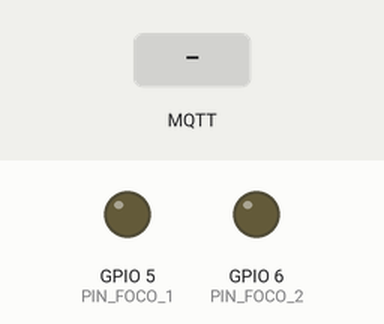
The sketch below on a simulated ESP32-S3. Shown: output pins drawn as LEDs (lit = HIGH). The test bench sets the inputs (shaded band). WiFi joins after 1.5 s; servers stay silent unless stated; no MQTT or app messages arrive unless stated; what the sketch prints to the serial monitor is not drawn.

Above: at 2.9 s.
3.0 s: MQTT message "ON" arrives on the first subscribed topic
At 4.1 s:
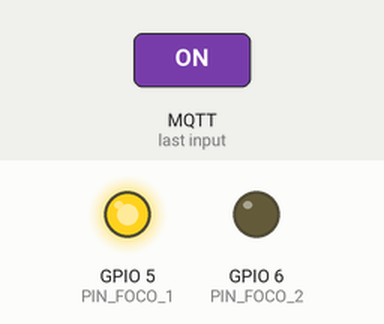
4.5 s: MQTT message "1" arrives on the second subscribed topic
At 5.2 s:
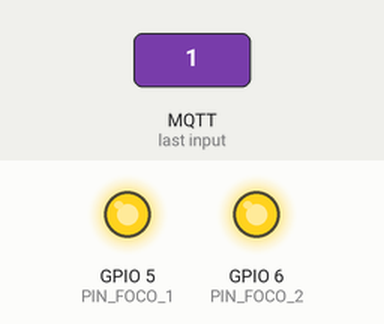
6.0 s: MQTT message "OFF" arrives on the first subscribed topic
At 6.3 s:
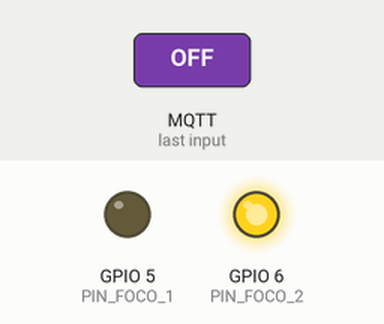
7.5 s: MQTT message "1" arrives on the first subscribed topic
At 8.7 s:
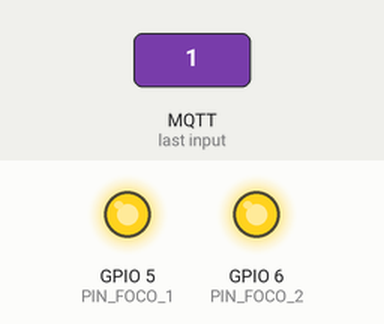
9.0 s: MQTT message "0" arrives on the first subscribed topic
At 9.9 s:
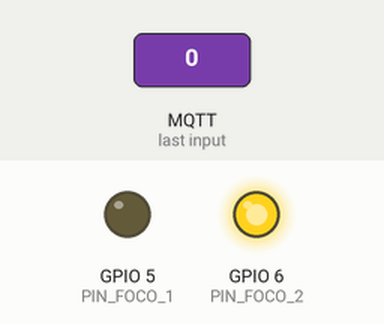
Timing chart, 0 to 11.5 s (numbered marks = the images above; inputs shaded):
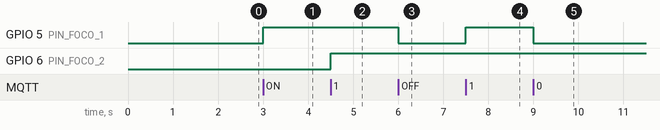

The sketch:

sketch.ino
```cpp
// ─────────────────────────────────────────────────────────────────────────────
// ORION · ESP32 de RELÉS (Wokwi / hardware real)
// Escucha comandos de ORION y enciende/apaga 2 focos vía relé.
//
// Topics:
//   orion/zahir/foco_1/set     ← ORION publica "ON" / "OFF"
//   orion/zahir/foco_1/state   → ESP32 publica estado real tras el cambio
//   orion/zahir/foco_2/set
//   orion/zahir/foco_2/state
//
// En Wokwi los relés se simulan con LEDs. En el ESP32 real cambia los pines
// a los IN1/IN2 del módulo relé (lógica típicamente INVERTIDA: LOW = ON).
// Si tu módulo es active-low, cambia RELAY_ACTIVE_LOW a true.
// ─────────────────────────────────────────────────────────────────────────────
#include <WiFi.h>
#include <PubSubClient.h>

const char* WIFI_SSID = "Wokwi-GUEST";
const char* WIFI_PASS = "";

const char* MQTT_HOST    = "broker.hivemq.com";
const uint16_t MQTT_PORT = 1883;
const char* MQTT_CLIENT  = "orion-esp-reles-zahir";

// ── Topics ─────────────────────────────────────────────────────────────────
const char* TOPIC_F1_SET   = "orion/zahir/foco_1/set";
const char* TOPIC_F1_STATE = "orion/zahir/foco_1/state";
const char* TOPIC_F2_SET   = "orion/zahir/foco_2/set";
const char* TOPIC_F2_STATE = "orion/zahir/foco_2/state";

// ── Pines (ESP32-S3) ───────────────────────────────────────────────────────
// En Wokwi son LEDs; en hardware real, IN1/IN2 del módulo relé.
// En S3 los GPIO 26/27 NO existen — usamos 5 y 6 (libres y seguros).
#define PIN_FOCO_1 5
#define PIN_FOCO_2 6

// Módulos relé baratos suelen activarse con LOW. En Wokwi (LED) lo dejamos
// en false para que LOW=apagado y HIGH=encendido (intuitivo visualmente).
const bool RELAY_ACTIVE_LOW = false;

WiFiClient netClient;
PubSubClient mqtt(netClient);

bool estadoFoco1 = false;
bool estadoFoco2 = false;

// ───────────────────────────────────────────────────────────────────────────
void aplicarFoco(int pin, bool encendido) {
  if (RELAY_ACTIVE_LOW) {
    digitalWrite(pin, encendido ? LOW : HIGH);
  } else {
    digitalWrite(pin, encendido ? HIGH : LOW);
  }
}

void publicarEstado(const char* topic, bool encendido) {
  mqtt.publish(topic, encendido ? "ON" : "OFF", true);  // retain=true
  Serial.printf("[PUB] %s = %s\n", topic, encendido ? "ON" : "OFF");
}

// ───────────────────────────────────────────────────────────────────────────
void onMensaje(char* topic, byte* payload, unsigned int len) {
  // Normaliza el payload a un string corto en mayúsculas
  char buf[16] = {0};
  size_t n = len < sizeof(buf) - 1 ? len : sizeof(buf) - 1;
  for (size_t i = 0; i < n; i++) buf[i] = toupper(payload[i]);
  Serial.printf("[SUB] %s = %s\n", topic, buf);

  bool on = (strcmp(buf, "ON") == 0 || strcmp(buf, "1") == 0 ||
             strcmp(buf, "TRUE") == 0);
  bool off = (strcmp(buf, "OFF") == 0 || strcmp(buf, "0") == 0 ||
              strcmp(buf, "FALSE") == 0);
  if (!on && !off) return;

  if (strcmp(topic, TOPIC_F1_SET) == 0) {
    estadoFoco1 = on;
    aplicarFoco(PIN_FOCO_1, estadoFoco1);
    publicarEstado(TOPIC_F1_STATE, estadoFoco1);
  } else if (strcmp(topic, TOPIC_F2_SET) == 0) {
    estadoFoco2 = on;
    aplicarFoco(PIN_FOCO_2, estadoFoco2);
    publicarEstado(TOPIC_F2_STATE, estadoFoco2);
  }
}

// ───────────────────────────────────────────────────────────────────────────
void conectarWiFi() {
  Serial.printf("[WiFi] conectando a %s ", WIFI_SSID);
  WiFi.mode(WIFI_STA);
  WiFi.begin(WIFI_SSID, WIFI_PASS);
  while (WiFi.status() != WL_CONNECTED) { delay(250); Serial.print("."); }
  Serial.printf(" OK  IP=%s\n", WiFi.localIP().toString().c_str());
}

void conectarMQTT() {
  mqtt.setServer(MQTT_HOST, MQTT_PORT);
  mqtt.setCallback(onMensaje);
  while (!mqtt.connected()) {
    Serial.printf("[MQTT] conectando a %s:%u ... ", MQTT_HOST, MQTT_PORT);
    if (mqtt.connect(MQTT_CLIENT)) {
      Serial.println("OK");
      mqtt.subscribe(TOPIC_F1_SET);
      mqtt.subscribe(TOPIC_F2_SET);
      // Publica estado inicial para que ORION sepa cómo arrancamos
      publicarEstado(TOPIC_F1_STATE, estadoFoco1);
      publicarEstado(TOPIC_F2_STATE, estadoFoco2);
    } else {
      Serial.printf("falló rc=%d, reintento en 2s\n", mqtt.state());
      delay(2000);
    }
  }
}

// ───────────────────────────────────────────────────────────────────────────
void setup() {
  Serial.begin(115200);
  delay(200);
  pinMode(PIN_FOCO_1, OUTPUT);
  pinMode(PIN_FOCO_2, OUTPUT);
  aplicarFoco(PIN_FOCO_1, false);
  aplicarFoco(PIN_FOCO_2, false);
  conectarWiFi();
  conectarMQTT();
}

void loop() {
  if (!mqtt.connected()) conectarMQTT();
  mqtt.loop();
}
```

Measured:
- after the input at 3.0 s, GPIO 5 (PIN_FOCO_1): LOW → HIGH at once
- after the input at 4.5 s, GPIO 6 (PIN_FOCO_2): LOW → HIGH at once
- after the input at 6.0 s, GPIO 5 (PIN_FOCO_1): HIGH → LOW at once
- after the input at 7.5 s, GPIO 5 (PIN_FOCO_1): LOW → HIGH at once
- after the input at 9.0 s, GPIO 5 (PIN_FOCO_1): HIGH → LOW at once
